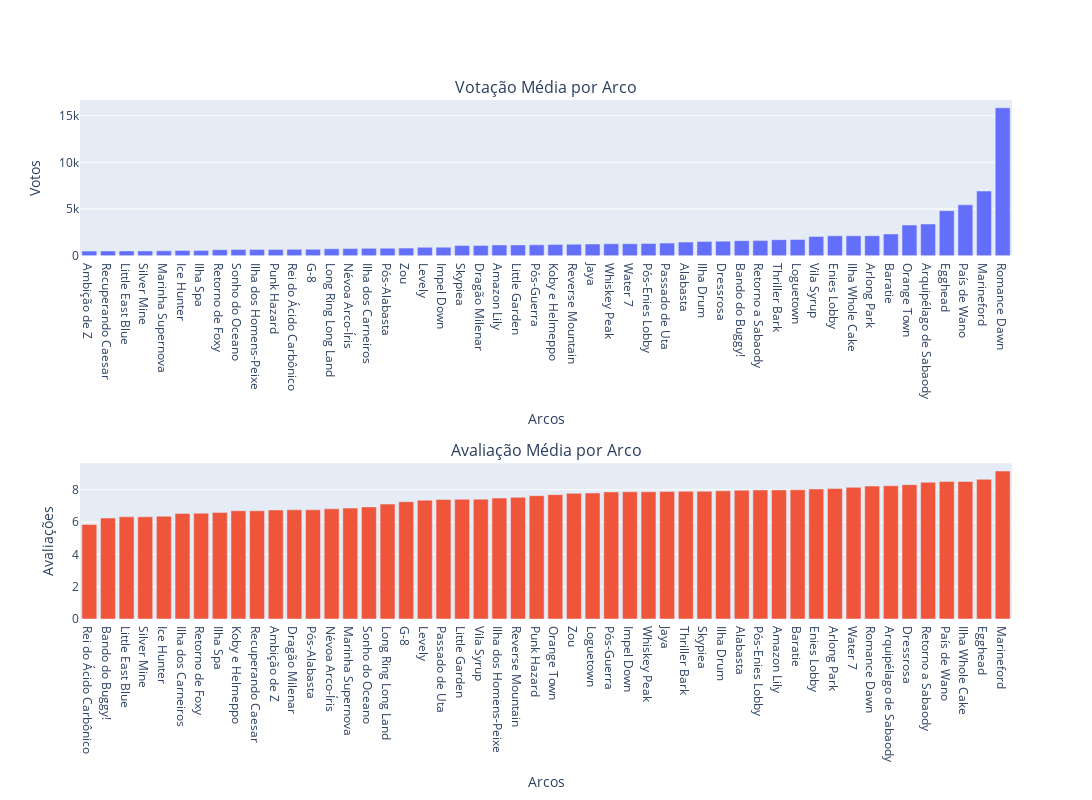

The cell this chart's notebook holds for it:
### Markdown cell above
#### Qual é a avaliação média e quantidade de votos em cada arco?

### Code cell
arco_mean_votos = df.groupby('Arco')['Votos'].mean().sort_values()
arco_mean_avaliacao = df.groupby('Arco')['Avaliação'].mean().sort_values()

fig = sp.make_subplots(rows=2, cols=1, subplot_titles=['Votação Média por Arco', 'Avaliação Média por Arco'], vertical_spacing=0.4)

fig.add_trace(go.Bar(x=arco_mean_votos.index, y=arco_mean_votos.values), row=1, col=1)
fig.update_xaxes(title_text="Arcos", row=1, col=1)
fig.update_yaxes(title_text="Votos", row=1, col=1)

fig.add_trace(go.Bar(x=arco_mean_avaliacao.index, y=arco_mean_avaliacao.values), row=2, col=1)
fig.update_xaxes(title_text="Arcos", row=2, col=1)
fig.update_yaxes(title_text="Avaliações", row=2, col=1)

fig.update_layout(height=800, width=1500, showlegend=False)
fig.show()

### Figure 1 — Plotly figure (JSON) as saved in the notebook; plotly's stock layout.template omitted (floating-point values rounded to 4 significant figures)
{"data": [{"type": "bar", "x": ["Ambição de Z", "Recuperando Caesar", "Little East Blue", "Silver Mine", "Marinha Supernova", "Ice Hunter", "Ilha Spa", "Retorno de Foxy", "Sonho do Oceano", "Ilha dos Homens-Peixe", "Punk Hazard", "Rei do Ácido Carbônico", "G-8", "Long Ring Long Land", "Névoa Arco-Íris", "Ilha dos Carneiros", "Pós-Alabasta", "Zou", "Levely", "Impel Down", "Skypiea", "Dragão Milenar", "Amazon Lily", "Little Garden", "Pós-Guerra", "Koby e Helmeppo", "Reverse Mountain", "Jaya", "Whiskey Peak", "Water 7", "Pós-Enies Lobby", "Passado de Uta", "Alabasta", "Ilha Drum", "Dressrosa", "Bando do Buggy!", "Retorno a Sabaody", "Thriller Bark", "Loguetown", "Vila Syrup", "Enies Lobby", "Ilha Whole Cake", "Arlong Park", "Baratie", "Orange Town", "Arquipélago de Sabaody", "Egghead", "País de Wano", "Marineford", "Romance Dawn"], "xaxis": "x", "y": [491.8, 506.3, 512, 513.5, 517.3, 563.9, 567.3, 647.5, 657.4, 672.8, 674.3, 681.5, 683.2, 740.2, 759.8, 786.7, 806.2, 815.7, 898.7, 908.6, 1081.0, 1101.0, 1151.0, 1156.0, 1160.0, 1192.0, 1228, 1253, 1273, 1283.0, 1312.0, 1350, 1457.0, 1513.0, 1556.0, 1608, 1618.0, 1714.0, 1728.0, 2060.0, 2131.0, 2132.0, 2138.0, 2331.0, 3285.0, 3397.0, 4818.0, 5446.0, 6922.0, 15840.0], "yaxis": "y"}, {"type": "bar", "x": ["Rei do Ácido Carbônico", "Bando do Buggy!", "Little East Blue", "Silver Mine", "Ice Hunter", "Ilha dos Carneiros", "Retorno de Foxy", "Ilha Spa", "Koby e Helmeppo", "Recuperando Caesar", "Ambição de Z", "Dragão Milenar", "Pós-Alabasta", "Névoa Arco-Íris", "Marinha Supernova", "Sonho do Oceano", "Long Ring Long Land", "G-8", "Levely", "Passado de Uta", "Little Garden", "Vila Syrup", "Ilha dos Homens-Peixe", "Reverse Mountain", "Punk Hazard", "Orange Town", "Zou", "Loguetown", "Pós-Guerra", "Impel Down", "Whiskey Peak", "Jaya", "Thriller Bark", "Skypiea", "Ilha Drum", "Alabasta", "Pós-Enies Lobby", "Amazon Lily", "Baratie", "Enies Lobby", "Arlong Park", "Water 7", "Romance Dawn", "Arquipélago de Sabaody", "Dressrosa", "Retorno a Sabaody", "País de Wano", "Ilha Whole Cake", "Egghead", "Marineford"], "xaxis": "x2", "y": [5.85, 6.25, 6.325, 6.325, 6.364, 6.533, 6.55, 6.6, 6.7, 6.7, 6.75, 6.757, 6.76, 6.82, 6.867, 6.94, 7.115, 7.264, 7.358, 7.4, 7.412, 7.42, 7.49, 7.533, 7.634, 7.7, 7.779, 7.8, 7.87, 7.874, 7.875, 7.889, 7.907, 7.909, 7.936, 7.974, 7.992, 7.993, 8, 8.049, 8.08, 8.151, 8.233, 8.248, 8.318, 8.467, 8.514, 8.516, 8.645, 9.158], "yaxis": "y2"}], "layout": {"annotations": [{"font": {"size": 16}, "showarrow": false, "text": "Votação Média por Arco", "x": 0.5, "xanchor": "center", "xref": "paper", "y": 1, "yanchor": "bottom", "yref": "paper"}, {"font": {"size": 16}, "showarrow": false, "text": "Avaliação Média por Arco", "x": 0.5, "xanchor": "center", "xref": "paper", "y": 0.3, "yanchor": "bottom", "yref": "paper"}], "height": 800, "showlegend": false, "width": 1500, "xaxis": {"anchor": "y", "domain": [0, 1], "title": {"text": "Arcos"}}, "xaxis2": {"anchor": "y2", "domain": [0, 1], "title": {"text": "Arcos"}}, "yaxis": {"anchor": "x", "domain": [0.7, 1], "title": {"text": "Votos"}}, "yaxis2": {"anchor": "x2", "domain": [0, 0.3], "title": {"text": "Avaliações"}}}}
